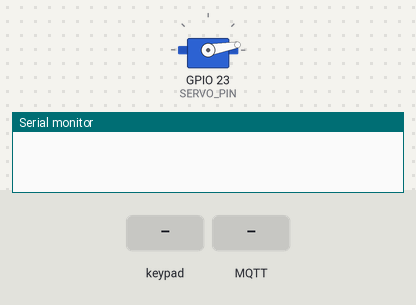
The sketch below on a simulated ESP32. On the bench: servo, the last lines printed to the serial monitor. The inputs (shaded band) are chosen by the test bench. WiFi joins after 1.5 s; servers stay silent unless stated; no MQTT or app messages arrive unless stated.

Above: at 2.7 s.
2.8 s: key '#' pressed
At 4.2 s:
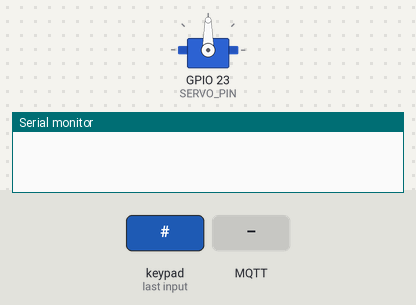
10.9 s: MQTT message "connected" arrives on the first subscribed topic
At 11.6 s:
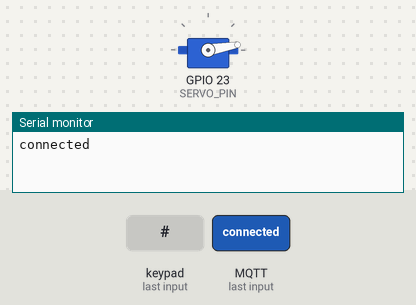
Timing chart, 0 to 13.9 s (numbered marks = the images above; inputs shaded):
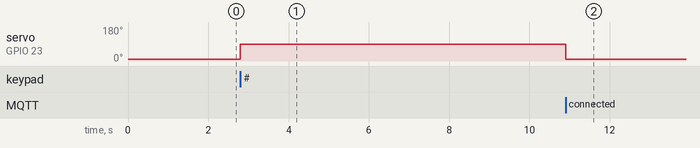

The sketch:

lock_esp_code.ino
```cpp
#include <WiFi.h>
#include <WiFiClientSecure.h>
#include <PubSubClient.h>
#include <Keypad.h>
#include <ESP32Servo.h>

// -------- MQTT --------
const char* mqtt_server = "YOUR_HOST";
const char* mqtt_user = "esp32_user";
const char* mqtt_pass = "Esp32_user";

WiFiClientSecure espClient;
PubSubClient client(espClient);

// -------- DEVICE ID --------
#define LOCK_ID "lock_1"

// -------- SERVO --------
Servo servo;
#define SERVO_PIN 23
#define LOCK_POS 10
#define UNLOCK_POS 90

// -------- STATE --------
bool isDocked = true;
bool isUnlocked = false;

String currentOTP = "";
String enteredOTP = "";

int wrongAttempts = 0;
const int MAX_ATTEMPTS = 5;

// -------- RIDE --------
unsigned long rideStart = 0;
bool rideActive = false;

// -------- KEYPAD --------
const byte ROWS = 4;
const byte COLS = 4;

char keys[ROWS][COLS] = {
  {'1','2','3','A'},
  {'4','5','6','B'},
  {'7','8','9','C'},
  {'*','0','#','D'}
};

byte rowPins[ROWS] = {13,12,14,27};
byte colPins[COLS] = {26,25,33,32};

Keypad keypad = Keypad(makeKeymap(keys), rowPins, colPins, ROWS, COLS);

// -------- CALLBACK --------
void callback(char* topic, byte* payload, unsigned int length) {
  String msg = "";
  for (int i = 0; i < length; i++) msg += (char)payload[i];
  msg.trim();

  Serial.println(msg);

  if (String(topic) == "stand/1/dock") {

    if (msg == "connected") {
      isDocked = true;

      if (rideActive) {
        unsigned long duration = millis() - rideStart;
        rideActive = false;

        // send ride data to stand
        client.publish("stand/1/data", String(duration).c_str());
      }

      servo.write(LOCK_POS);
    }

    if (msg == "removed") {
      isDocked = false;
      rideStart = millis();
      rideActive = true;
    }
  }

  // OTP from stand
  if (String(topic) == "stand/1/otp") {
    currentOTP = msg;
    Serial.println("OTP STORED");
  }
}

// -------- KEYPAD --------
void handleKeypad() {
  char key = keypad.getKey();

  if (!key) return;

  if (key == '#') {

    if (enteredOTP == currentOTP) {
      wrongAttempts = 0;

      if (isUnlocked) {
        servo.write(LOCK_POS);
        isUnlocked = false;
      } else {
        servo.write(UNLOCK_POS);
        isUnlocked = true;
      }

    } else {
      wrongAttempts++;
      Serial.println("WRONG");

      if (wrongAttempts >= MAX_ATTEMPTS) {
        Serial.println("LOCKED OUT");
        delay(10000);
        wrongAttempts = 0;
      }
    }

    enteredOTP = "";
  }

  else if (key == '*') {
    enteredOTP = "";
  }

  else {
    enteredOTP += key;
  }
}

// -------- SETUP --------
void setup() {
  Serial.begin(115200);

  WiFi.begin("AM", "1234@1234");
  while (WiFi.status() != WL_CONNECTED) delay(500);

  espClient.setInsecure();
  client.setServer(mqtt_server, 8883);
  client.setCallback(callback);

  servo.attach(SERVO_PIN);
  servo.write(LOCK_POS);
}

// -------- LOOP --------
void loop() {
  if (!client.connected()) {
    client.connect(LOCK_ID, mqtt_user, mqtt_pass);
    client.subscribe("stand/1/dock");
    client.subscribe("stand/1/otp");
  }

  client.loop();
  handleKeypad();
}
```

Measured:
- after the input at 2.8 s, servo on GPIO 23 (SERVO_PIN): 10° → 90° at once
- after the input at 10.9 s, servo on GPIO 23 (SERVO_PIN): 90° → 10° at once
